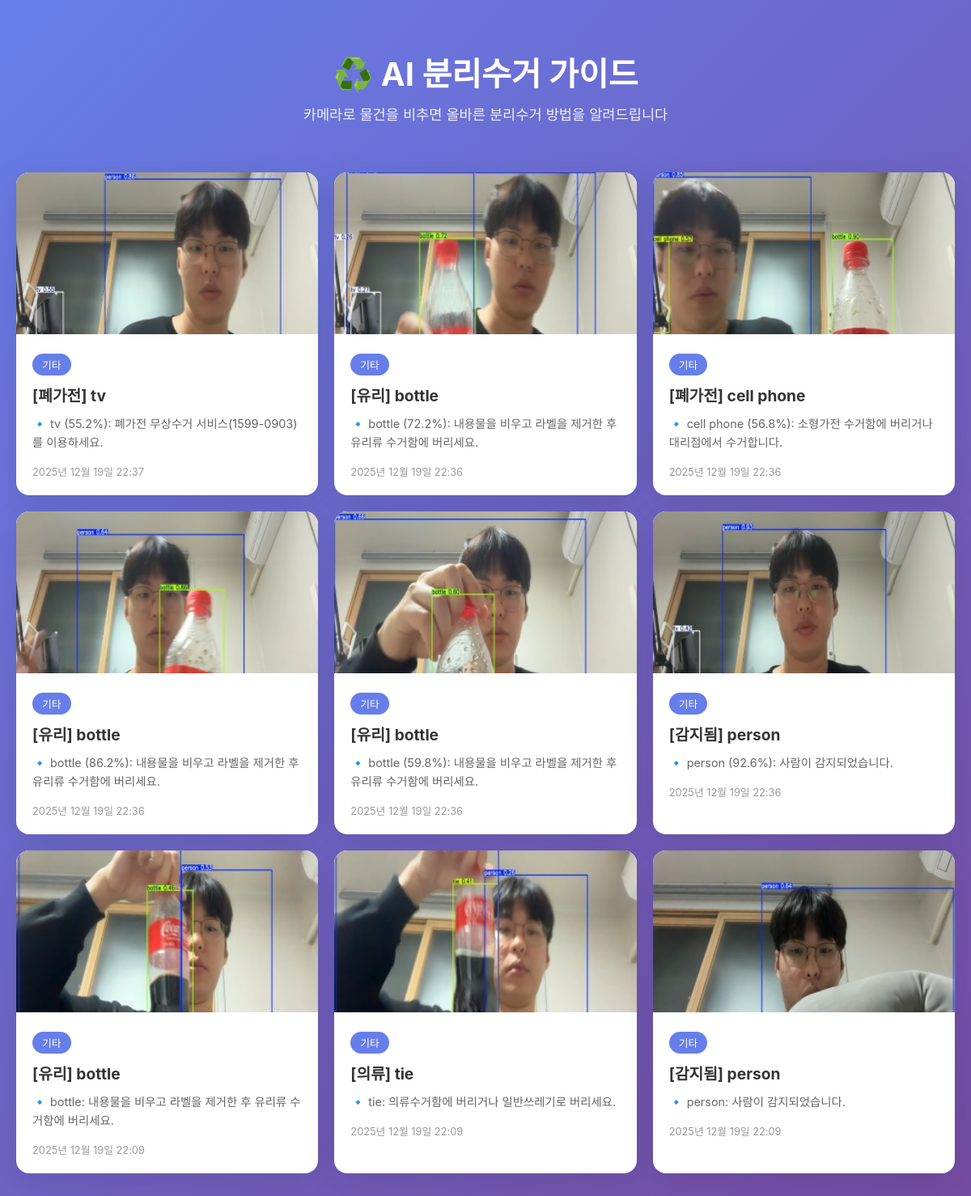
The page / on the database its author committed.
### blog/models.py (models this page shows, shortened)
class Post(models.Model):
    CATEGORY_CHOICES = [
        ('plastic', '플라스틱'),
        ('glass', '유리'),
        ('paper', '종이류'),
        ('metal', '고철'),
        ('food', '음식물쓰레기'),
        ('general', '일반쓰레기'),
        ('large', '대형폐기물'),
        ('electronic', '폐가전'),
        ('clothes', '의류'),
        ('other', '기타'),
    ]
    author = models.ForeignKey(
        User,
        on_delete=models.CASCADE,
        null=True,
        blank=True
    )
    title = models.CharField(max_length=200)
    text = models.TextField()
    category = models.CharField(
        max_length=20,
        choices=CATEGORY_CHOICES,
        default='other'
    )
    image = models.ImageField(
        upload_to='recycling_images/%Y/%m/%d/',
        null=True,
        blank=True
    )
    created_date = models.DateTimeField(default=timezone.now)
    published_date = models.DateTimeField(blank=True, null=True)
    class Meta:
        ordering = ['-published_date', '-created_date']

### blog/views.py (the view)
# urls.py: path('', views.post_list, name='post_list'),
def post_list(request):
    posts = Post.objects.filter(published_date__lte=timezone.now()).order_by('-published_date')
    return render(request, 'blog/post_list.html', {'posts': posts})

### templates/blog/post_list.html (shortened to what this page needs)
<!DOCTYPE html>
<html lang="ko">
<head>
</head>
<body>
    <div class="container">
        <header>
            <h1>♻️ AI 분리수거 가이드</h1>
            <p>카메라로 물건을 비추면 올바른 분리수거 방법을 알려드립니다</p>
        </header>
        {% if posts %}
        <div class="posts-grid">
            {% for post in posts %}
            <article class="post-card">
                {% if post.image %}
                <img src="{{ post.image.url }}" alt="{{ post.title }}" class="post-image">
                {% else %}
                <div class="post-image" style="display:flex;align-items:center;justify-content:center;color:#999;">
                    이미지 없음
                </div>
                {% endif %}
                <div class="post-content">
                    <span class="post-category">{{ post.get_category_display }}</span>
                    <h2 class="post-title">{{ post.title }}</h2>
                    <p class="post-text">{{ post.text|truncatewords:30 }}</p>
                    <p class="post-date">{{ post.published_date|date:"Y년 m월 d일 H:i" }}</p>
                </div>
            </article>
            {% endfor %}
        </div>
        {% else %}
        <div class="empty-state">
            <h2>아직 검출된 물품이 없습니다</h2>
            <p>카메라로 분리수거할 물건을 비춰보세요!</p>
        </div>
        {% endif %}
    </div>
</body>
</html>

### templates/blog/post_list.html (style rules this page uses)
* { margin: 0; padding: 0; box-sizing: border-box; }
body { font-family: 'Noto Sans KR', -apple-system, BlinkMacSystemFont, sans-serif; background: linear-gradient(135deg, #667eea 0%, #764ba2 100%); min-height: 100vh; padding: 20px; }
.container { max-width: 1200px; margin: 0 auto; }
header { text-align: center; color: white; padding: 40px 20px; }
header h1 { font-size: 2.5rem; margin-bottom: 10px; }
header p { font-size: 1.1rem; opacity: 0.9; }
.posts-grid { display: grid; grid-template-columns: repeat(auto-fill, minmax(300px, 1fr)); gap: 20px; padding: 20px 0; }
.post-card { background: white; border-radius: 16px; overflow: hidden; box-shadow: 0 10px 40px rgba(0,0,0,0.1); transition: transform 0.3s ease; }
.post-image { width: 100%; height: 200px; object-fit: cover; background: #f0f0f0; }
.post-content { padding: 20px; }
.post-category { display: inline-block; padding: 4px 12px; background: #667eea; color: white; border-radius: 20px; font-size: 0.8rem; margin-bottom: 10px; }
.post-title { font-size: 1.2rem; color: #333; margin-bottom: 10px; }
.post-text { color: #666; font-size: 0.9rem; line-height: 1.6; white-space: pre-line; }
.post-date { color: #999; font-size: 0.8rem; margin-top: 15px; }

### rows shown on the page
Post: image (picture), category "기타", title "[폐가전] tv", text "🔹 tv (55.2%): 폐가전 무상수거 서비스(1599-0903)를 이용하세요.", published_date "2025년 12월 19일 22:37"
Post: image (picture), category "기타", title "[유리] bottle", text "🔹 bottle (72.2%): 내용물을 비우고 라벨을 제거한 후 유리류 수거함에 버리세요.", published_date "2025년 12월 19일 22:36"
Post: image (picture), category "기타", title "[폐가전] cell phone", text "🔹 cell phone (56.8%): 소형가전 수거함에 버리거나 대리점에서 수거합니다.", published_date "2025년 12월 19일 22:36"
Post: image (picture), category "기타", title "[유리] bottle", text "🔹 bottle (86.2%): 내용물을 비우고 라벨을 제거한 후 유리류 수거함에 버리세요.", published_date "2025년 12월 19일 22:36"
Post: image (picture), category "기타", title "[유리] bottle", text "🔹 bottle (59.8%): 내용물을 비우고 라벨을 제거한 후 유리류 수거함에 버리세요.", published_date "2025년 12월 19일 22:36"
Post: image (picture), category "기타", title "[감지됨] person", text "🔹 person (92.6%): 사람이 감지되었습니다.", published_date "2025년 12월 19일 22:36"
Post: image (picture), category "기타", title "[유리] bottle", text "🔹 bottle: 내용물을 비우고 라벨을 제거한 후 유리류 수거함에 버리세요.", published_date "2025년 12월 19일 22:09"
Post: image (picture), category "기타", title "[의류] tie", text "🔹 tie: 의류수거함에 버리거나 일반쓰레기로 버리세요.", published_date "2025년 12월 19일 22:09"
Post: image (picture), category "기타", title "[감지됨] person", text "🔹 person: 사람이 감지되었습니다.", published_date "2025년 12월 19일 22:09"
